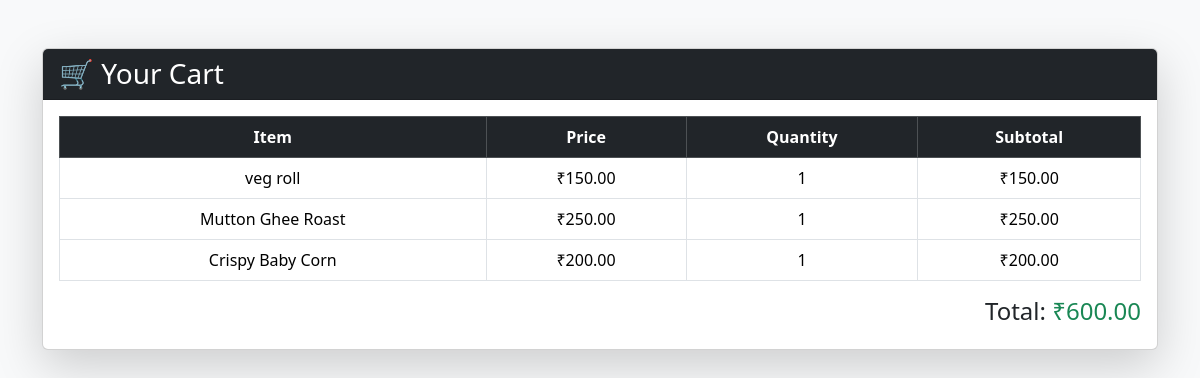
The app's page /orders/cart/ (signed in) with its own data.
### orders/models.py (models this page shows, shortened)
class CartItem(models.Model):
    cart = models.ForeignKey(
        Cart,
        on_delete=models.CASCADE,
        related_name="items"
    )
    menu_item = models.ForeignKey(
        "restaurants.MenuItem",
        on_delete=models.CASCADE
    )
    quantity = models.PositiveIntegerField(default=1)
    def get_total_price(self):
        return self.menu_item.price * self.quantity

### restaurants/models.py (models this page shows, shortened)
class MenuItem(models.Model):
    restaurant = models.ForeignKey(
        Restaurant,
        on_delete=models.CASCADE,
        related_name="menu_items",
        null=True,      # Temporary (to avoid migration error)
        blank=True
    )
    category = models.ForeignKey(
        MenuCategory,
        on_delete=models.CASCADE,
        related_name="items"
    )
    name = models.CharField(max_length=100)
    description = models.TextField(blank=True)
    price = models.DecimalField(max_digits=8, decimal_places=2)
    image_url = models.URLField(max_length=500, blank=True)  # Optional image URL for menu item
    available = models.BooleanField(default=True)

### orders/views.py (the view)
# urls.py: path('cart/', views.view_cart, name='view_cart'),
@login_required
def view_cart(request):
    cart = Cart.objects.get(user=request.user)
    cart_items = cart.items.all()
    total = sum(item.get_total_price() for item in cart_items)
    return render(request, "orders/view_cart.html", {
        "cart_items": cart_items,
        "total": total
    })

### orders/templates/orders/view_cart.html (shortened to what this page needs)
<!DOCTYPE html>
<html>
<head>
    <link href="https://cdn.jsdelivr.net/npm/bootstrap@5.3.2/dist/css/bootstrap.min.css" rel="stylesheet">
</head>
<body class="bg-light">
<div class="container mt-5">
    <div class="card shadow-lg">
        <div class="card-header bg-dark text-white">
            <h3 class="mb-0">🛒 Your Cart</h3>
        </div>
        <div class="card-body">
            {% if cart_items %}
            <table class="table table-bordered text-center align-middle">
                <thead class="table-dark">
                    <tr>
                        <th>Item</th>
                        <th>Price</th>
                        <th>Quantity</th>
                        <th>Subtotal</th>
                    </tr>
                </thead>
                <tbody>
                    {% for item in cart_items %}
                    <tr>
                        <td>{{ item.menu_item.name }}</td>
                        <td>₹{{ item.menu_item.price }}</td>
                        <td>{{ item.quantity }}</td>
                        <td>₹{{ item.get_total_price }}</td>
                    </tr>
                    {% endfor %}
                </tbody>
            </table>
            <div class="text-end">
                <h4>Total: <span class="text-success">₹{{ total }}</span></h4>
            </div>
            {% else %}
            <p class="text-center">Your cart is empty.</p>
            {% endif %}
        </div>
    </div>
</div>
</body>
</html>

### records on screen
CartItem: menu_item.name "veg roll", menu_item.price "150.00", quantity "1", get_total_price "150.00"
CartItem: menu_item.name "Mutton Ghee Roast", menu_item.price "250.00", quantity "1", get_total_price "250.00"
CartItem: menu_item.name "Crispy Baby Corn", menu_item.price "200.00", quantity "1", get_total_price "200.00"

### other values on screen
{{ total }} "600.00"
